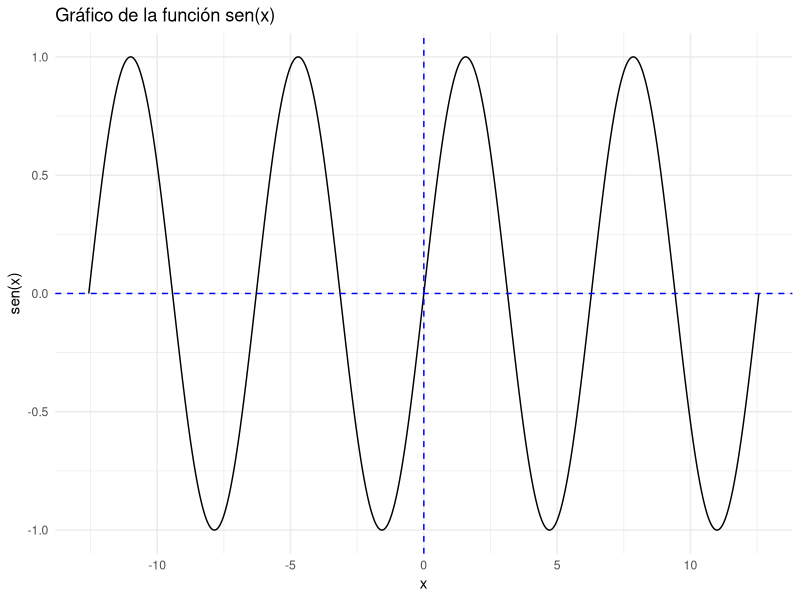
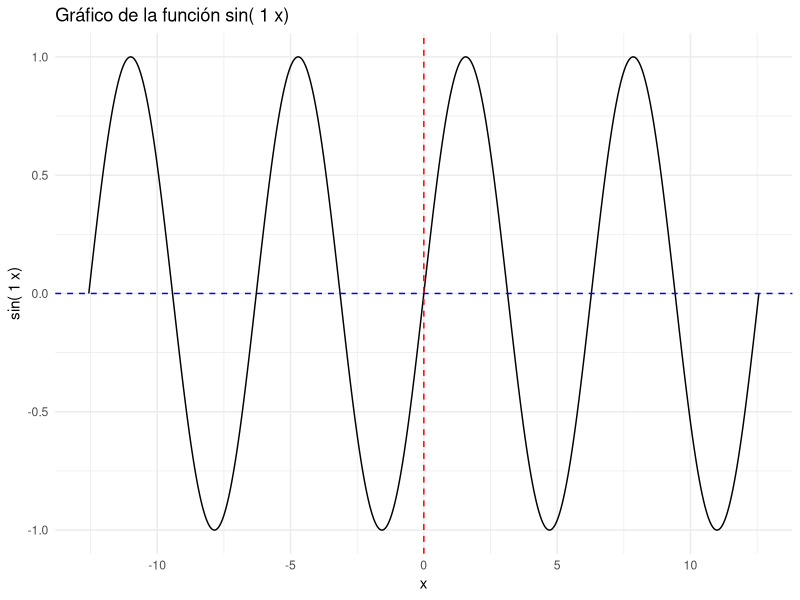
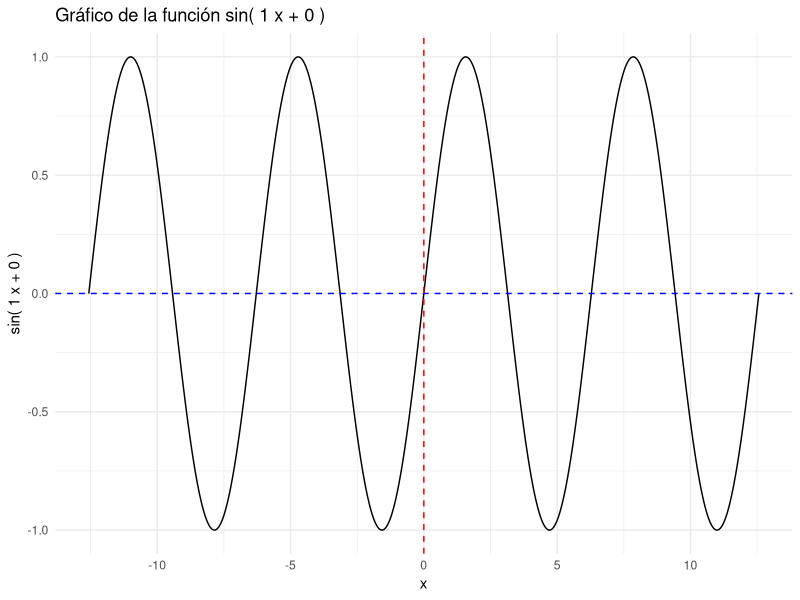
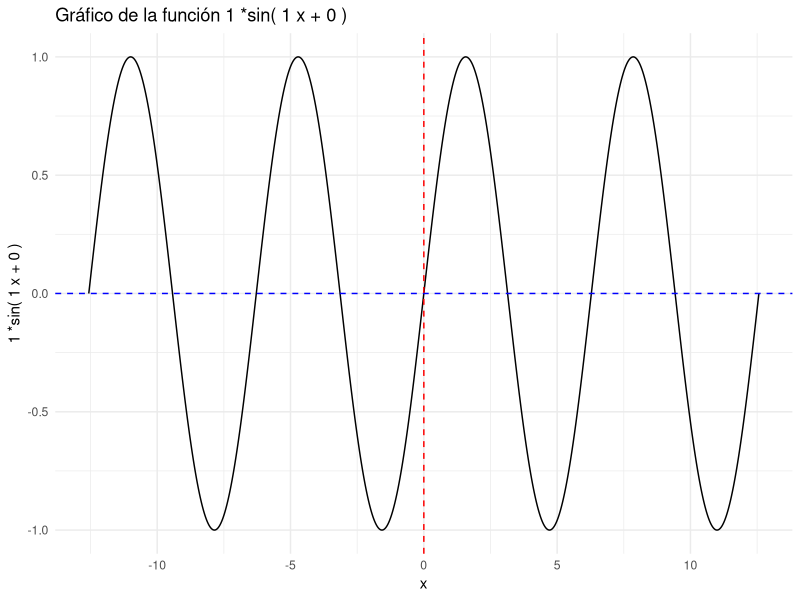
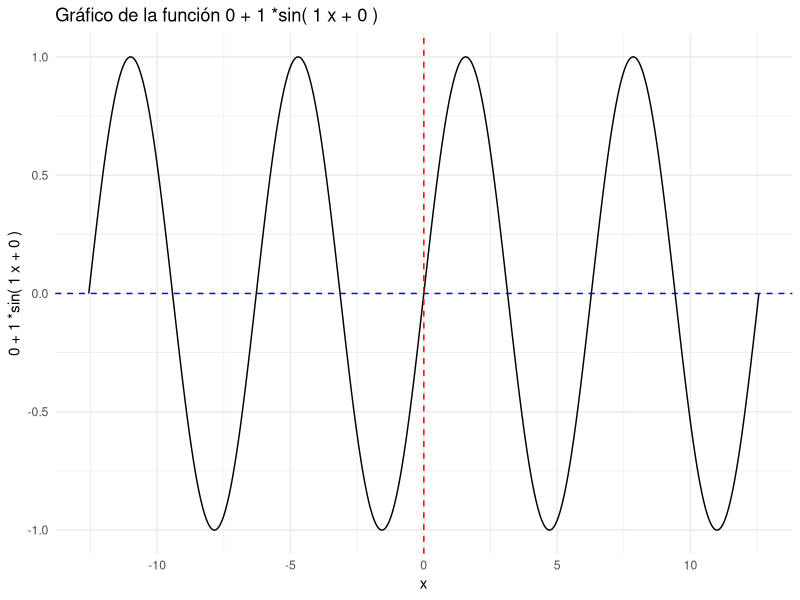
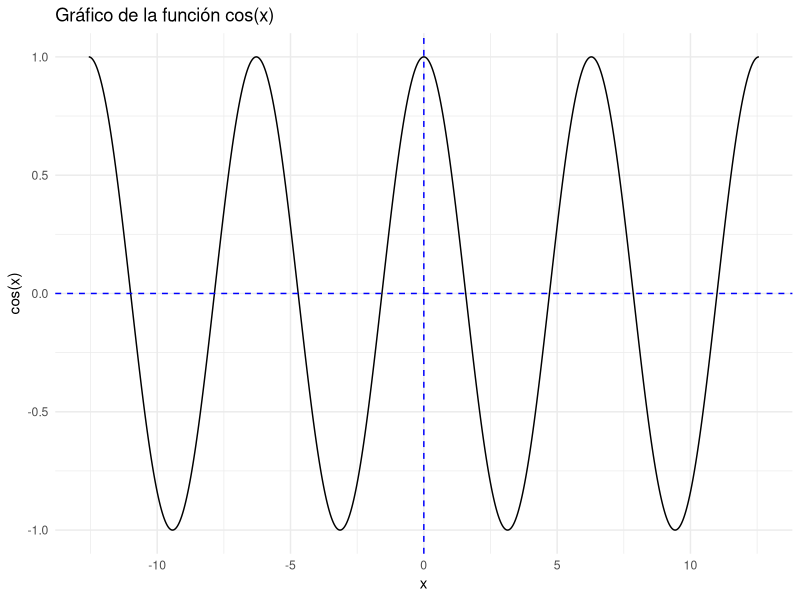
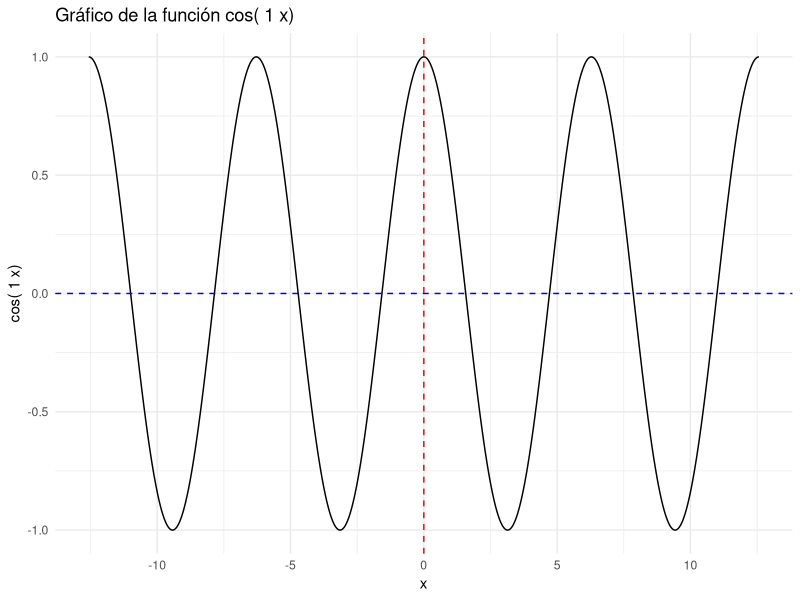
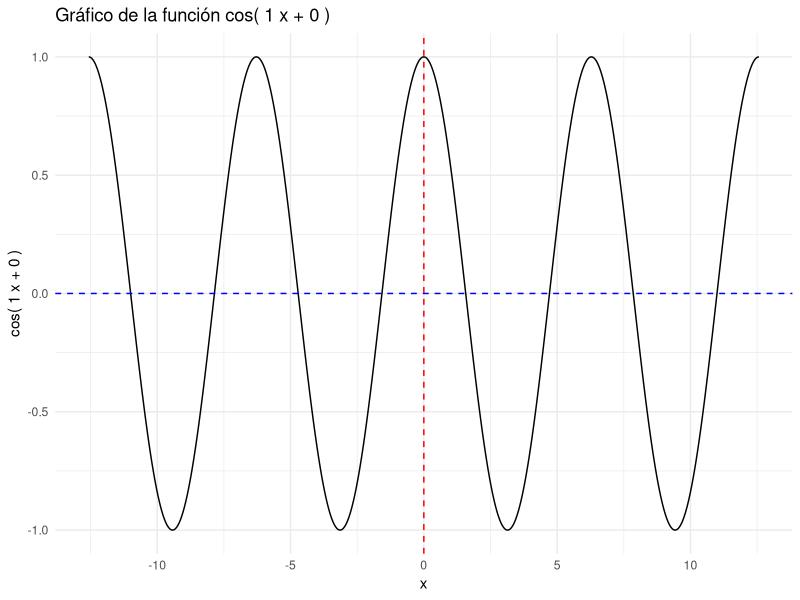

Here is the R script that generated these plots, in order:
## ---- chunk 1
knitr::opts_chunk$set(echo = TRUE)
library(ggplot2)
## ---- chunk 2
# Define el intervalo y la cantidad de puntos
t <- 2  # Puedes ajustar este valor según tus necesidades
x <- seq(-2 * pi * t, 2 * pi * t, length.out = 1000)  # Intervalo y cantidad de puntos

# Calcula los valores de sen(x)
y <- sin(x)

# Crea un dataframe para los datos
data <- data.frame(x = x, y = y)

# Crea el gráfico usando ggplot2
ggplot(data, aes(x = x, y = y)) +
  geom_line() +
  geom_hline(yintercept = 0, linetype = "dashed", color = "blue") +  # Eje X
  geom_vline(xintercept = 0, linetype = "dashed", color = "blue") +   # Eje Y
  labs(title = "Gráfico de la función sen(x)",
       x = "x",
       y = "sen(x)") +
  theme_minimal()
## ---- chunk 3

# Define el intervalo y la cantidad de puntos
t <- 2  # Puedes ajustar este valor según tus necesidades
h <- 1  # Ajusta el valor de h según tus necesidades
x <- seq(-2 * pi * t, 2 * pi * t, length.out = 1000)  # Intervalo y cantidad de puntos

# Calcula los valores de sin(hx)
y <- sin(h * x)

# Crea un dataframe para los datos
data <- data.frame(x = x, y = y)

# Crea el gráfico usando ggplot2
ggplot(data, aes(x = x, y = y)) +
  geom_line() +
  geom_hline(yintercept = 0, linetype = "dashed", color = "blue") +  # Eje X
  geom_vline(xintercept = 0, linetype = "dashed", color = "red") +   # Eje Y
  labs(title = paste("Gráfico de la función sin(", h, "x)"),
       x = "x",
       y = paste("sin(", h, "x)")) +
  theme_minimal()
## ---- chunk 4
# Define el intervalo y la cantidad de puntos
t <- 2  # Puedes ajustar este valor según tus necesidades
h <- 1  # Ajusta el valor de h según tus necesidades
r <- 0  # Ajusta el valor de r según tus necesidades
x <- seq(-2 * pi * t, 2 * pi * t, length.out = 1000)  # Intervalo y cantidad de puntos

# Calcula los valores de sin(hx + r)
y <- sin(h * x + r)

# Crea un dataframe para los datos
data <- data.frame(x = x, y = y)

# Crea el gráfico usando ggplot2
ggplot(data, aes(x = x, y = y)) +
  geom_line() +
  geom_hline(yintercept = 0, linetype = "dashed", color = "blue") +  # Eje X
  geom_vline(xintercept = 0, linetype = "dashed", color = "red") +   # Eje Y
  labs(title = paste("Gráfico de la función sin(", h, "x +", r, ")"),
       x = "x",
       y = paste("sin(", h, "x +", r, ")")) +
  theme_minimal()
## ---- chunk 5

# Define el intervalo y la cantidad de puntos
t <- 2  # Puedes ajustar este valor según tus necesidades
h <- 1  # Ajusta el valor de h según tus necesidades
r <- 0  # Ajusta el valor de r según tus necesidades
k <- 1  # Ajusta el valor de k según tus necesidades
x <- seq(-2 * pi * t, 2 * pi * t, length.out = 1000)  # Intervalo y cantidad de puntos

# Calcula los valores de k*sin(hx + r)
y <- k * sin(h * x + r)

# Crea un dataframe para los datos
data <- data.frame(x = x, y = y)

# Crea el gráfico usando ggplot2
ggplot(data, aes(x = x, y = y)) +
  geom_line() +
  geom_hline(yintercept = 0, linetype = "dashed", color = "blue") +  # Eje X
  geom_vline(xintercept = 0, linetype = "dashed", color = "red") +   # Eje Y
  labs(title = paste("Gráfico de la función", k, "*sin(", h, "x +", r, ")"),
       x = "x",
       y = paste(k, "*sin(", h, "x +", r, ")")) +
  theme_minimal()
## ---- chunk 6
# Define el intervalo y la cantidad de puntos
t <- 2  # Puedes ajustar este valor según tus necesidades
h <- 1  # Ajusta el valor de h según tus necesidades
r <- 0  # Ajusta el valor de r según tus necesidades
k <- 1  # Ajusta el valor de k según tus necesidades
s <- 0  # Ajusta el valor de s según tus necesidades
x <- seq(-2 * pi * t, 2 * pi * t, length.out = 1000)  # Intervalo y cantidad de puntos

# Calcula los valores de s + k*sin(hx + r)
y <- s + k * sin(h * x + r)

# Crea un dataframe para los datos
data <- data.frame(x = x, y = y)

# Crea el gráfico usando ggplot2
ggplot(data, aes(x = x, y = y)) +
  geom_line() +
  geom_hline(yintercept = 0, linetype = "dashed", color = "blue") +  # Eje X
  geom_vline(xintercept = 0, linetype = "dashed", color = "red") +   # Eje Y
  labs(title = paste("Gráfico de la función", s, "+", k, "*sin(", h, "x +", r, ")"),
       x = "x",
       y = paste(s, "+", k, "*sin(", h, "x +", r, ")")) +
  theme_minimal()

## ---- chunk 7
# Define el intervalo y la cantidad de puntos
t <- 2  # Puedes ajustar este valor según tus necesidades
x <- seq(-2 * pi * t, 2 * pi * t, length.out = 1000)  # Intervalo y cantidad de puntos

# Calcula los valores de sen(x)
y <- cos(x)

# Crea un dataframe para los datos
data <- data.frame(x = x, y = y)

# Crea el gráfico usando ggplot2
ggplot(data, aes(x = x, y = y)) +
  geom_line() +
  geom_hline(yintercept = 0, linetype = "dashed", color = "blue") +  # Eje X
  geom_vline(xintercept = 0, linetype = "dashed", color = "blue") +   # Eje Y
  labs(title = "Gráfico de la función cos(x)",
       x = "x",
       y = "cos(x)") +
  theme_minimal()
## ---- chunk 8

# Define el intervalo y la cantidad de puntos
t <- 2  # Puedes ajustar este valor según tus necesidades
h <- 1  # Ajusta el valor de h según tus necesidades
x <- seq(-2 * pi * t, 2 * pi * t, length.out = 1000)  # Intervalo y cantidad de puntos

# Calcula los valores de cos(hx)
y <- cos(h * x)

# Crea un dataframe para los datos
data <- data.frame(x = x, y = y)

# Crea el gráfico usando ggplot2
ggplot(data, aes(x = x, y = y)) +
  geom_line() +
  geom_hline(yintercept = 0, linetype = "dashed", color = "blue") +  # Eje X
  geom_vline(xintercept = 0, linetype = "dashed", color = "red") +   # Eje Y
  labs(title = paste("Gráfico de la función cos(", h, "x)"),
       x = "x",
       y = paste("cos(", h, "x)")) +
  theme_minimal()
## ---- chunk 9
# Define el intervalo y la cantidad de puntos
t <- 2  # Puedes ajustar este valor según tus necesidades
h <- 1  # Ajusta el valor de h según tus necesidades
r <- 0  # Ajusta el valor de r según tus necesidades
x <- seq(-2 * pi * t, 2 * pi * t, length.out = 1000)  # Intervalo y cantidad de puntos

# Calcula los valores de cos(hx + r)
y <- cos(h * x + r)

# Crea un dataframe para los datos
data <- data.frame(x = x, y = y)

# Crea el gráfico usando ggplot2
ggplot(data, aes(x = x, y = y)) +
  geom_line() +
  geom_hline(yintercept = 0, linetype = "dashed", color = "blue") +  # Eje X
  geom_vline(xintercept = 0, linetype = "dashed", color = "red") +   # Eje Y
  labs(title = paste("Gráfico de la función cos(", h, "x +", r, ")"),
       x = "x",
       y = paste("cos(", h, "x +", r, ")")) +
  theme_minimal()
## ---- chunk 10

# Define el intervalo y la cantidad de puntos
t <- 2  # Puedes ajustar este valor según tus necesidades
h <- 1  # Ajusta el valor de h según tus necesidades
r <- 0  # Ajusta el valor de r según tus necesidades
k <- 1  # Ajusta el valor de k según tus necesidades
x <- seq(-2 * pi * t, 2 * pi * t, length.out = 1000)  # Intervalo y cantidad de puntos

# Calcula los valores de k*cos(hx + r)
y <- k * cos(h * x + r)

# Crea un dataframe para los datos
data <- data.frame(x = x, y = y)

# Crea el gráfico usando ggplot2
ggplot(data, aes(x = x, y = y)) +
  geom_line() +
  geom_hline(yintercept = 0, linetype = "dashed", color = "blue") +  # Eje X
  geom_vline(xintercept = 0, linetype = "dashed", color = "red") +   # Eje Y
  labs(title = paste("Gráfico de la función", k, "*cos(", h, "x +", r, ")"),
       x = "x",
       y = paste(k, "*cos(", h, "x +", r, ")")) +
  theme_minimal()
## ---- chunk 11
# Define el intervalo y la cantidad de puntos
t <- 2  # Puedes ajustar este valor según tus necesidades
h <- 1  # Ajusta el valor de h según tus necesidades
r <- 0  # Ajusta el valor de r según tus necesidades
k <- 1  # Ajusta el valor de k según tus necesidades
s <- 0  # Ajusta el valor de s según tus necesidades
x <- seq(-2 * pi * t, 2 * pi * t, length.out = 1000)  # Intervalo y cantidad de puntos

# Calcula los valores de s + k*cos(hx + r)
y <- s + k * cos(h * x + r)

# Crea un dataframe para los datos
data <- data.frame(x = x, y = y)

# Crea el gráfico usando ggplot2
ggplot(data, aes(x = x, y = y)) +
  geom_line() +
  geom_hline(yintercept = 0, linetype = "dashed", color = "blue") +  # Eje X
  geom_vline(xintercept = 0, linetype = "dashed", color = "red") +   # Eje Y
  labs(title = paste("Gráfico de la función", s, "+", k, "*cos(", h, "x +", r, ")"),
       x = "x",
       y = paste(s, "+", k, "*cos(", h, "x +", r, ")")) +
  theme_minimal()
## ---- chunk 12
# Define el intervalo y la cantidad de puntos
t <- 2  # Puedes ajustar este valor según tus necesidades
x <- seq(-2 * pi * t, 2 * pi * t, length.out = 1000)  # Intervalo y cantidad de puntos

# Calcula los valores de sen(x)
y <- tan(x)

# Crea un dataframe para los datos
data <- data.frame(x = x, y = y)

# Crea el gráfico usando ggplot2
ggplot(data, aes(x = x, y = y)) +
  geom_line() +
  geom_hline(yintercept = 0, linetype = "dashed", color = "blue") +  # Eje X
  geom_vline(xintercept = 0, linetype = "dashed", color = "blue") +   # Eje Y
  labs(title = "Gráfico de la función tan(x)",
       x = "x",
       y = "tan(x)") +
  theme_minimal()
## ---- chunk 13

# Define el intervalo y la cantidad de puntos
t <- 2  # Puedes ajustar este valor según tus necesidades
h <- 1  # Ajusta el valor de h según tus necesidades
x <- seq(-2 * pi * t, 2 * pi * t, length.out = 1000)  # Intervalo y cantidad de puntos

# Calcula los valores de tan(hx)
y <- tan(h * x)

# Crea un dataframe para los datos
data <- data.frame(x = x, y = y)

# Crea el gráfico usando ggplot2
ggplot(data, aes(x = x, y = y)) +
  geom_line() +
  geom_hline(yintercept = 0, linetype = "dashed", color = "blue") +  # Eje X
  geom_vline(xintercept = 0, linetype = "dashed", color = "red") +   # Eje Y
  labs(title = paste("Gráfico de la función tan(", h, "x)"),
       x = "x",
       y = paste("tan(", h, "x)")) +
  theme_minimal()
## ---- chunk 14
# Define el intervalo y la cantidad de puntos
t <- 2  # Puedes ajustar este valor según tus necesidades
h <- 1  # Ajusta el valor de h según tus necesidades
r <- 0  # Ajusta el valor de r según tus necesidades
x <- seq(-2 * pi * t, 2 * pi * t, length.out = 1000)  # Intervalo y cantidad de puntos

# Calcula los valores de tan(hx + r)
y <- tan(h * x + r)

# Crea un dataframe para los datos
data <- data.frame(x = x, y = y)

# Crea el gráfico usando ggplot2
ggplot(data, aes(x = x, y = y)) +
  geom_line() +
  geom_hline(yintercept = 0, linetype = "dashed", color = "blue") +  # Eje X
  geom_vline(xintercept = 0, linetype = "dashed", color = "red") +   # Eje Y
  labs(title = paste("Gráfico de la función tan(", h, "x +", r, ")"),
       x = "x",
       y = paste("tan(", h, "x +", r, ")")) +
  theme_minimal()
## ---- chunk 15

# Define el intervalo y la cantidad de puntos
t <- 2  # Puedes ajustar este valor según tus necesidades
h <- 1  # Ajusta el valor de h según tus necesidades
r <- 0  # Ajusta el valor de r según tus necesidades
k <- 1  # Ajusta el valor de k según tus necesidades
x <- seq(-2 * pi * t, 2 * pi * t, length.out = 1000)  # Intervalo y cantidad de puntos

# Calcula los valores de k*tan(hx + r)
y <- k * tan(h * x + r)

# Crea un dataframe para los datos
data <- data.frame(x = x, y = y)

# Crea el gráfico usando ggplot2
ggplot(data, aes(x = x, y = y)) +
  geom_line() +
  geom_hline(yintercept = 0, linetype = "dashed", color = "blue") +  # Eje X
  geom_vline(xintercept = 0, linetype = "dashed", color = "red") +   # Eje Y
  labs(title = paste("Gráfico de la función", k, "*tan(", h, "x +", r, ")"),
       x = "x",
       y = paste(k, "*tan(", h, "x +", r, ")")) +
  theme_minimal()
## ---- chunk 16
# Define el intervalo y la cantidad de puntos
t <- 2  # Puedes ajustar este valor según tus necesidades
h <- 1  # Ajusta el valor de h según tus necesidades
r <- 0  # Ajusta el valor de r según tus necesidades
k <- 1  # Ajusta el valor de k según tus necesidades
s <- 0  # Ajusta el valor de s según tus necesidades
x <- seq(-2 * pi * t, 2 * pi * t, length.out = 1000)  # Intervalo y cantidad de puntos

# Calcula los valores de s + k*tan(hx + r)
y <- s + k * tan(h * x + r)

# Crea un dataframe para los datos
data <- data.frame(x = x, y = y)

# Crea el gráfico usando ggplot2
ggplot(data, aes(x = x, y = y)) +
  geom_line() +
  geom_hline(yintercept = 0, linetype = "dashed", color = "blue") +  # Eje X
  geom_vline(xintercept = 0, linetype = "dashed", color = "red") +   # Eje Y
  labs(title = paste("Gráfico de la función", s, "+", k, "*tan(", h, "x +", r, ")"),
       x = "x",
       y = paste(s, "+", k, "*tan(", h, "x +", r, ")")) +
  theme_minimal()
